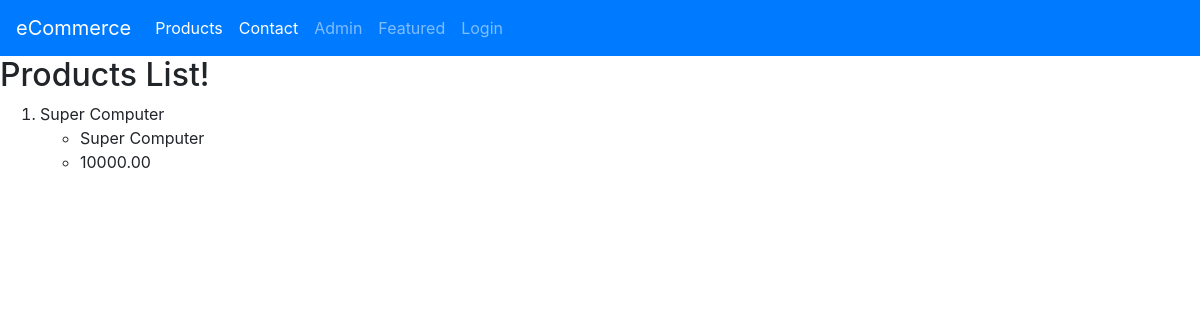
/featured/, run on the app's committed database.
### products/models.py (models this page shows, shortened)
class Product(models.Model):
    title = models.CharField(max_length=120)
    description = models.TextField()
    price = models.DecimalField(decimal_places=2, max_digits=10, default=100)
    image = models.ImageField(upload_to=upload_image_path, null=True, blank=True)
    featured = models.BooleanField(default=False)
    active = models.BooleanField(default=True)
    objects = ProductManager()  # It is extending objects which is an inbuilt model manager

### products/views.py (the view)
# urls.py: url(r'^featured/$', ProductFeaturedListView.as_view()),
class ProductFeaturedListView(ListView):
    template_name = "products/product_list.html"
    queryset = Product.objects.all().featured()

### products/templates/products/product_list.html
{% extends "base.html" %}
{% load static %}
{% block content %}
    <h2>Products List!</h2>
    <ol>
        {% for product in product_list %}
            <li>{{ product.title }}</li>
            <ul>
                <li>{{ product.description }}</li>
                <li>{{ product.price }}</li>
            </ul>
        {% endfor %}
    </ol>
{% endblock content %}

### data on the page
Product: title "Super Computer", description "Super Computer", price "10000.00"
